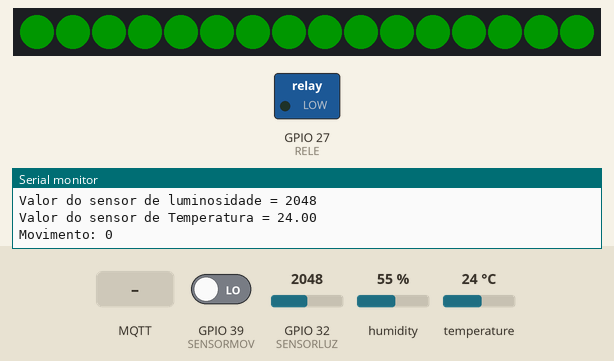
This sketch was run on a simulated ESP32. Shown: 16 RGB LEDs in strip order, left to right, switched loads named in the sketch (green lamp = pin HIGH), the last lines printed to the serial monitor. The test bench sets the inputs (shaded band); at power-on: GPIO 32 (SENSORLUZ) = 2048, GPIO 39 (SENSORMOV) LOW, humidity 55 %, temperature 24 °C. Dim RGB values are drawn brighter than linear; WiFi joins after 1.5 s; servers stay silent unless stated; no MQTT or app messages arrive unless stated.

Above: at 2.74 s.
2.8 s: MQTT message "1" arrives on the first subscribed topic
At 3.5 s:
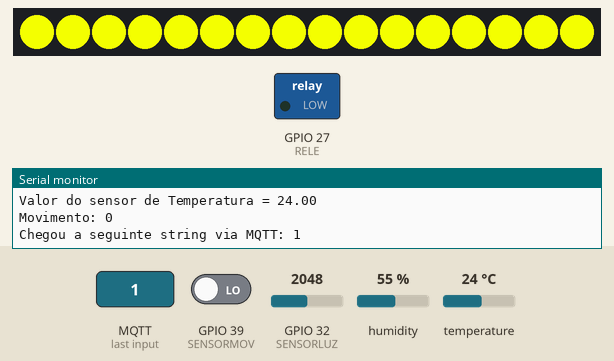
4.3 s: MQTT message "A" arrives on the first subscribed topic
At 4.31 s:
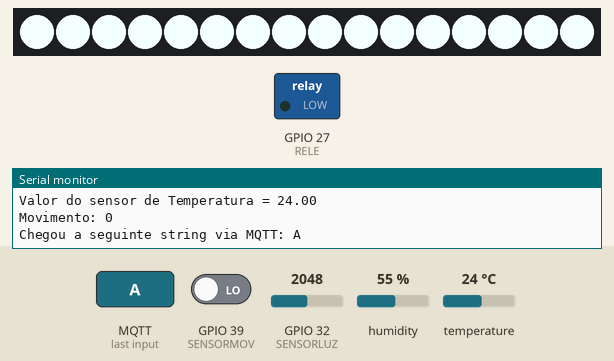
6.0 s: GPIO 32 (SENSORLUZ) set to 2961
13.5 s: GPIO 32 (SENSORLUZ) set to 3058
At 17.2 s:
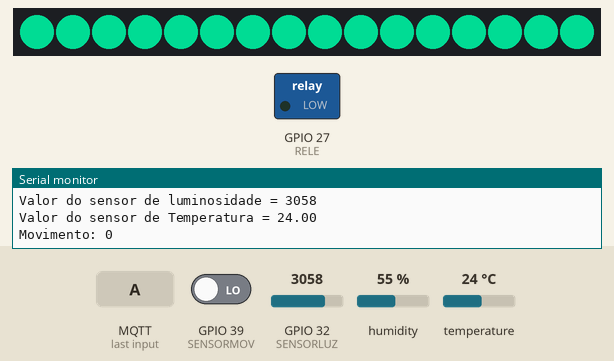
17.5 s: MQTT message "2" arrives on the first subscribed topic
At 18.3 s:
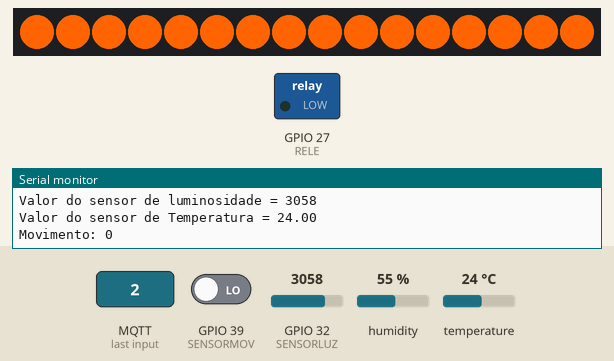
19.0 s: MQTT message "5" arrives on the first subscribed topic
At 19.5 s:
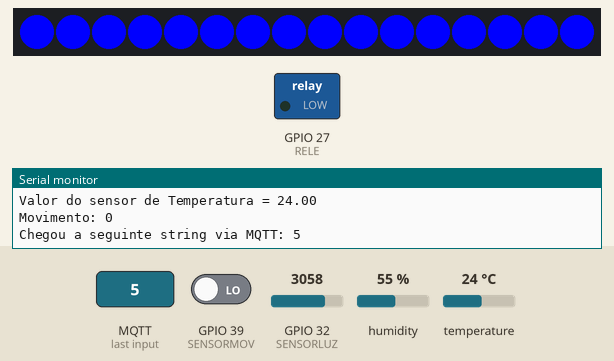

Measured:
- the behaviour switches between 3000 and 3001 on GPIO 32 (SENSORLUZ) (found by bisection; images 2 and 3)
- after the input at 2.8 s, the LEDs: change at once (image 1)
- after the input at 4.3 s, the LEDs: change at once (image 2)
- after the input at 17.5 s, the LEDs: change at once (image 4)
- after the input at 19.0 s, the LEDs: change at once (image 5)

The sketch:

lampada_de_lava.ino
```cpp
/**
 * LAMPADA DE LAVA

 * Objetivo
 *   Criacao de um sistema de controle de uma lampada de lava e que se comunica com um Broker
 *
 * Funcionalidades
 * - Perceber a presença de uma pessoa para ligar ou desligar seu sistema
 * - Captar a luminosidade do ambiente para regular a intensidade da sua luz RGB
 * - Monitorar a temperatura, evitando a quebra do material e danos ao circuito
 * - Configuracao da cor da luz RGB
 * - Ligar ou desligar o sistema
 * - Comunicacao com broker
 *
 * Funcoes do sistema
 *   void desligar_sistema ();
 *   void led_modo_automatico ();
 *   void initWiFi(void)
 *   void initMQTT(void);
 *   void mqtt_callback(char* topic, byte* payload, unsigned int length);
 *   void reconnectMQTT(void);
 *   void reconnectWiFi(void);
 *   void VerificaConexoesWiFIEMQTT(void);
 *
 * Autores do projeto
 *   @author Ana Beatriz
 *   @author Marcos Victor
 *   @author Mariana Aram
 *   @author Paula Talim
 *   @author Yago Garzon
 */

#include <Adafruit_NeoPixel.h>
#include <PubSubClient.h>
#include <arduino.h>
#include <WiFi.h>
#include <DHT.h>

/*** Definicoes para o MQTT ***/
#define TOPICO_SUBSCRIBE_SISTEMA "lampadalava/atuador/ligadesliga"
#define TOPICO_SUBSCRIBE_LED_AUTOMATICO "lampadalava/atuador/auto"
#define TOPICO_SUBSCRIBE_LED_MANUAL "lampadalava/atuador/ledcor"
#define TOPICO_PUBLISH_TEMPERATURA "lampadalava/sensor/temperatura"
#define TOPICO_PUBLISH_LUMINOSIDADE "lampadalava/sensor/luminosidade"
#define TOPICO_PUBLISH_MOVIMENTO "lampadalava/sensor/movimento"
#define ID_MQTT "IoT_PUC_SG_mqtt" //id mqtt (para identificação de sessão)
#define BROKER_MQTT "test.mosquitto.org"
#define BROKER_PORT 1883 // Porta do Broker MQTT

// Configuracao wifi
#define SSID     "AndroidAPT"
#define PASSWORD "nfwb6809"

/*** SENSORES E CONTROLES ***/
#define LED_COUNT 16 //Numero de pixels da led
#define SENSORTEMP 14 // Sensor de temperatura
#define SENSORLUZ 32 // Sensor de luminosidade
#define SENSORMOV 39 // Sensor de movimento
#define RELE 27 // rele
#define pin 12 // LED

/*** VARIAVEIS GLOBAIS ***/
int luminosidade;
float temperatura;
int movimento;
bool modo_automatico_ativado = true;
bool sistema_ligado = true;

unsigned long time_now;
unsigned long time_start_mov = 0;
unsigned long time_start_color = 0;
unsigned long time_start_sensor = 0;
unsigned long intervalo_pir = 300000;
unsigned long intervalo_led_cor = 50;
unsigned long intervalo_leitura_sensor = 1000;
int red = 0;
int green = 0;
int blue = 0;

// Objetos do MQTT
WiFiClient espClient; // Cria o objeto espClient
PubSubClient MQTT(espClient); // Instancia o Cliente MQTT passando o objeto espClient

// Objeto dos sensores e atuadores
DHT dht(SENSORTEMP, DHT11);
Adafruit_NeoPixel strip(LED_COUNT, pin, NEO_GRB + NEO_KHZ800);// Cria um objeto de pixel da fita de LED

/*** Prototypes ***/
void initWiFi(void);
void initMQTT(void);
void mqtt_callback(char* topic, byte* payload, unsigned int length);
void reconnectMQTT(void);
void reconnectWiFi(void);
void VerificaConexoesWiFIEMQTT(void);

/**
 * Desliga sistema
 *
 * Configura o sistema para o modo desligado
 */
void desligar_sistema () {
  sistema_ligado = false;
  digitalWrite (RELE, HIGH); //liga o RELE
  strip.clear();// Defina todas as cores dos pixels como preto (desligado)
  strip.show(); // Atualize a fita de LED com as novas cores
}

/**
 * Led Modo Automatico
 *
 * Configura as cores da led quando estiver no modo automatico
 */
void led_modo_automatico () {
  // Controla o tempo de cada cor
  if (time_now - time_start_color >= intervalo_led_cor) {
    time_start_color = time_now;

    // Ajuste da luminosidade
    int limite;
    if (luminosidade > 3500) {
      intervalo_led_cor = 100;
      limite = 50;
    } else {
      intervalo_led_cor = 50;

      if (luminosidade <= 2000) {
        limite = 255;
      } else if (luminosidade  <= 2500) {
        limite = 200;
      } else if (luminosidade <= 3000) {
        limite = 150;
      } else {
        limite = 100;
      }
    }

    // Ajuste na cor
    if (blue < 0 || red < 0 || green < 0) {
      red = 0;
      green = 0;
      blue = 0;
    } else if (green < limite && blue == 0) {
      green ++;
    } else if (red > 0 && green == limite) {
      red --;
    } else if (red == 0 && blue < limite) {
      blue ++;
    } else if (red == 0 && green > 0) {
      green --;
    } else if (red < limite && blue == limite) {
      red ++;
    } else {
      blue --;
    }

    //Atualiza a cor
    strip.fill(strip.Color(red, green, blue));
    strip.show();
  }
}

/**
 Inicializa e conecta-se na rede WI-FI desejada
 */
void initWiFi (void) {
  delay(10);
  Serial.println("------Conexao WI-FI------");
  Serial.print("Conectando-se na rede: ");
  Serial.println(SSID);
  Serial.println("Aguarde");

  reconnectWiFi();
}

/**
 * Inicializa parâmetros de conexão MQTT(endereço do
 * broker, porta e inicializa a função de callback)
 */
void initMQTT(void) {
  MQTT.setServer(BROKER_MQTT, BROKER_PORT);   //informa qual broker e porta deve ser conectado
  MQTT.setCallback(mqtt_callback);          //atribui função de callback (função chamada quando qualquer informação de um dos tópicos subescritos chega)
}

/**
  FUNÇÃO CALLBACK
  Esta função é chamada toda vez que uma informação de
  um dos tópicos subescritos chega)
 */
void mqtt_callback(char* topic, byte* payload, unsigned int length) {
  String msg;

  /* obtem a string do payload recebido */
  for (int i = 0; i < length; i++) {
    char c = (char)payload[i];
    msg += c;
  }

  Serial.print("Chegou a seguinte string via MQTT: ");
  Serial.println(msg);

  /* toma ação dependendo da string recebida */
  if (msg.equals("L")) {
    time_start_mov = time_now;
    Serial.println("LED aceso mediante comando MQTT");

  } else if (msg.equals("D")) {
    time_start_mov = time_now + intervalo_pir + 1;
    desligar_sistema();
    Serial.println("Sistema desligado pelo MQTT");

  } else if (msg.equals("A")) {
    modo_automatico_ativado = true;

  } else {
    modo_automatico_ativado = false;

    if (msg.equals("1")) {
      // Amarelo
      red = 244;
      green =  255;
      blue = 0;
    } else if (msg.equals("2")) {
      // Laranja
      red = 255;
      green =  100;
      blue = 0;
    } else if (msg.equals("3")) {
      // Vermelho
      red = 255;
      green =  0;
      blue = 0;
    } else if (msg.equals("4")) {
      // verde
      red = 0;
      green = 255;
      blue = 0;
    } else if (msg.equals("5")) {
      // Azul
      red = 0;
      green = 0;
      blue = 255;
    } else if (msg.equals("6")) {
      // Roxo
      red = 119;
      green = 0;
      blue = 200;
    } else if (msg.equals("7")) {
      // Rosa
      red = 237;
      green =  48;
      blue = 207;
    }
    // Verifica se o sistema esta ligado para atualizar a cor
    if (sistema_ligado) {
      strip.fill(strip.Color(red, green, blue));
      strip.show();
    }
  }
}

/**
  Reconecta-se ao broker MQTT (caso ainda não esteja conectado ou em caso de a conexão cair)
  em caso de sucesso na conexão ou reconexão, o subscribe dos tópicos é refeito.
 */
void reconnectMQTT(void) {
  while (!MQTT.connected()) {
    Serial.print("* Tentando se conectar ao Broker MQTT: ");
    Serial.println(BROKER_MQTT);

    if (MQTT.connect(ID_MQTT)) {
      Serial.println("Conectado com sucesso ao broker MQTT!");
      MQTT.subscribe(TOPICO_SUBSCRIBE_SISTEMA);
      MQTT.subscribe(TOPICO_SUBSCRIBE_LED_AUTOMATICO);
      MQTT.subscribe(TOPICO_SUBSCRIBE_LED_MANUAL);

    } else {
      Serial.println("Falha ao reconectar no broker.");
      Serial.println("Havera nova tentativa de conexao em 2s");
      delay(2000);
    }
  }
}

/**
  Reconecta-se ao WiFi
 */
void reconnectWiFi(void) {
  //se já está conectado à rede WI-FI, nada é feito.
  //Caso contrário, são efetuadas tentativas de conexão
  if (WiFi.status() == WL_CONNECTED) {
    return;
  }

  WiFi.begin(SSID, PASSWORD); // Conecta na rede WI-FI

  while (WiFi.status() != WL_CONNECTED) {
    delay(100);
    Serial.print(".");
  }

  Serial.println();
  Serial.print("Conectado com sucesso na rede ");
  Serial.print(SSID);
  Serial.println("\nIP obtido: ");
  Serial.println(WiFi.localIP());
}

/**
  Verifica o estado das conexões WiFI e ao broker MQTT.
  Em caso de desconexão (qualquer uma das duas), a conexão
  é refeita.
 */
void VerificaConexoesWiFIEMQTT(void) {
  if (!MQTT.connected()) {
    reconnectMQTT(); //se não há conexão com o Broker, a conexão é refeita
  }

  reconnectWiFi(); //se não há conexão com o WiFI, a conexão é refeita
}

void setup() {
  Serial.begin(9600); //Monitor serial
  pinMode(SENSORLUZ, INPUT); //DEFINE O PINO COMO ENTRADA
  pinMode(RELE, OUTPUT); //DEFINE O PINO COMO SAIDA
  pinMode(SENSORMOV, INPUT); //DEFINE O PINO COMO ENTRADA
  dht.begin();

  //COMANDOS LED
  strip.begin(); // Inicialize a fita de LED
  strip.clear(); // Defina todas as cores dos pixels como preto (desligado)
  strip.show(); // Atualize a fita de LED com as cores definidas

  /* Inicializa a conexao wi-fi */
  initWiFi();

  /* Inicializa a conexao ao broker MQTT */
  initMQTT();
}

void loop() {
  char temperatura_str[10] = {0};
  char luminosidade_str[10] = {0};

  /* garante funcionamento das conexões WiFi e ao broker MQTT */
  VerificaConexoesWiFIEMQTT();

  time_now = millis();

  //Controla o tempo de leitura dos sensores
  if (time_now - time_start_sensor >= intervalo_leitura_sensor) {
    time_start_sensor = time_now;

    if (sistema_ligado) {
      // LUMINOSIDADE
      // Leitura do fotoresistor
      luminosidade = analogRead(SENSORLUZ);

      // Exibe a luminosidade lida nomonitor serial
      Serial.println();
      Serial.print("Valor do sensor de luminosidade = ");
      Serial.println(luminosidade);

      // Publica a luminosidade lida no broker
      sprintf(luminosidade_str, "%d", luminosidade);
      MQTT.publish(TOPICO_PUBLISH_LUMINOSIDADE, luminosidade_str, 1);

      // INFORMA O VALOR DO SENSOR DE TEMPERATURA
      temperatura = dht.readTemperature();

      // Testa se retorno é valido, caso contrário algo está errado.
      if (!isnan(temperatura) && temperatura > 0) {
        // Exibe a temperatura no monitor serial
        Serial.print("Valor do sensor de Temperatura = ");
        Serial.print(temperatura);
        Serial.println();

        // Publica a temperatura no broker
        sprintf (temperatura_str, "%.01f", temperatura);
        MQTT.publish(TOPICO_PUBLISH_TEMPERATURA, temperatura_str, 1);
      }
    } else {
      // Publica 0 caso o sistema estiver desligado
      MQTT.publish(TOPICO_PUBLISH_LUMINOSIDADE, "0", 1);
      MQTT.publish(TOPICO_PUBLISH_TEMPERATURA, "0", 1);
    }

    //INFORMA O VALOR DO SENSOR DE MOVIMENTO
    movimento = digitalRead(SENSORMOV);
    Serial.print("Movimento: ");
    if (movimento == HIGH) {
      time_start_mov = time_now;
      MQTT.publish(TOPICO_PUBLISH_MOVIMENTO, "1", 1);
      Serial.println("1");
    } else {
      MQTT.publish(TOPICO_PUBLISH_MOVIMENTO, "0", 1);
      Serial.println("0");
    }
  }

  // Verifica se o sistema esta ligado
  if (time_now - time_start_mov <= intervalo_pir) {
    sistema_ligado = true;

    // Controla o aquecedor
    if (temperatura <= 35) {
      // Liga o aquecedor
      digitalWrite (RELE, LOW);
    } else if (temperatura >= 60) {
      // Desliga o aquecedor
      digitalWrite (RELE, HIGH);
    }

    // Controla a led
    if (modo_automatico_ativado) {
      led_modo_automatico();
    } else {
      strip.fill(strip.Color(red, green, blue));
      strip.show();
    }
  } else {
    desligar_sistema();
  }

  MQTT.loop();
}
```
